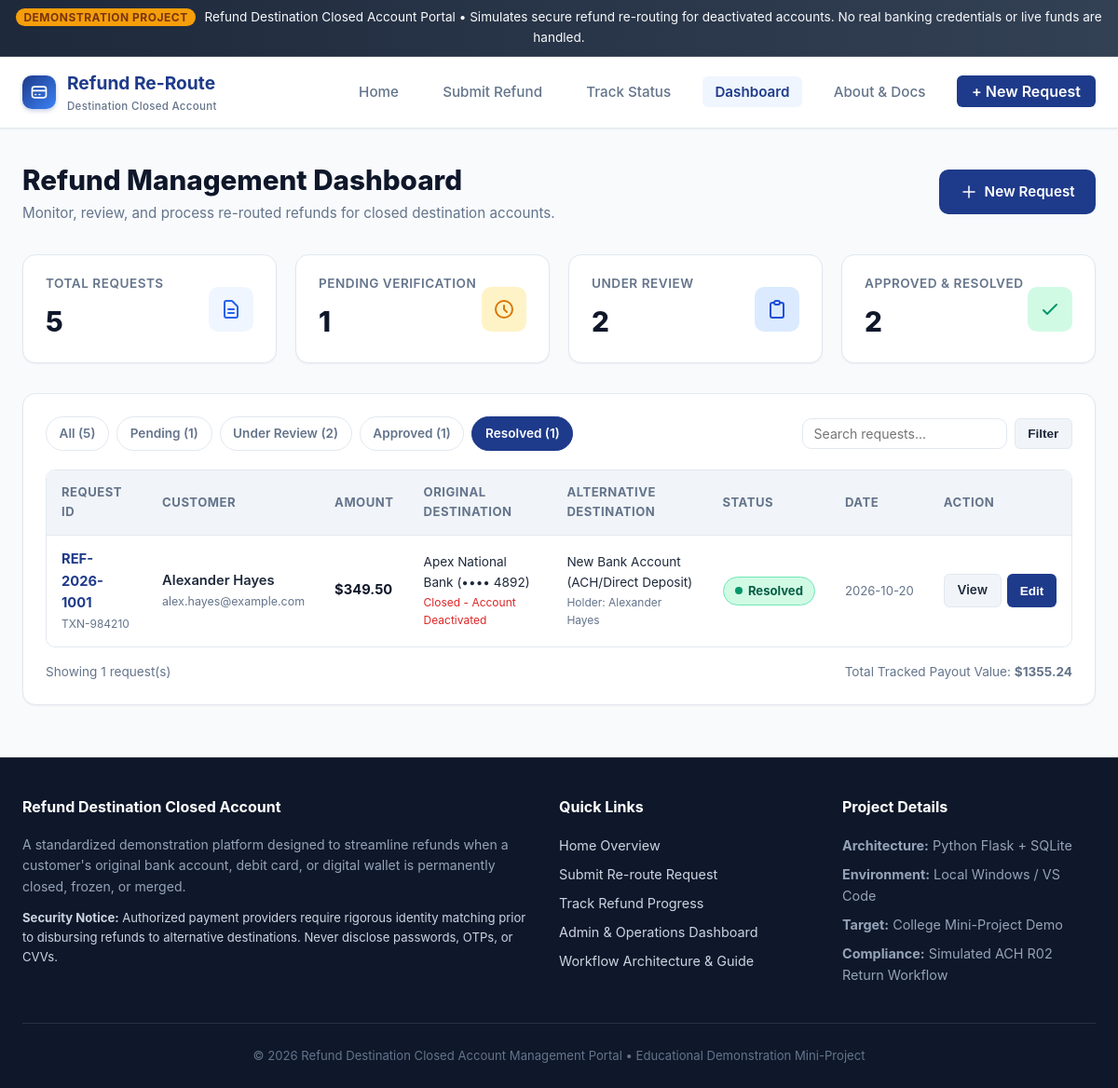
Screenshot of /dashboard?status=Resolved&search= with the database file from the repository.
### tables this page shows
CREATE TABLE refund_requests (
            id INTEGER PRIMARY KEY AUTOINCREMENT,
            request_id TEXT UNIQUE NOT NULL,
            customer_name TEXT NOT NULL,
            email TEXT NOT NULL,
            phone TEXT,
            transaction_id TEXT NOT NULL,
            refund_amount REAL NOT NULL,
            currency TEXT NOT NULL DEFAULT '$',
            original_method TEXT NOT NULL,
            original_bank_name TEXT NOT NULL,
            original_account_last4 TEXT NOT NULL,
            account_status TEXT NOT NULL,
            closed_account_notes TEXT,
            alt_method TEXT NOT NULL,
            alt_holder_name TEXT NOT NULL,
            alt_details TEXT NOT NULL,
            alt_bank_or_provider TEXT,
            status TEXT NOT NULL DEFAULT 'Pending',
            admin_notes TEXT,
            created_at TEXT NOT NULL,
            updated_at TEXT NOT NULL
        );

### app.py (the view)
@app.route("/dashboard")
def dashboard():
    status_filter = request.args.get("status", "all").strip()
    search_query = request.args.get("search", "").strip()
    stats = database.get_dashboard_stats()
    requests_list = database.get_all_refunds(status_filter=status_filter, search_query=search_query)
    return render_template(
        "dashboard.html",
        stats=stats,
        requests=requests_list,
        current_status=status_filter,
        search_query=search_query
    )

### database.py (called while the page is built)
def get_db_path():
    base_dir = os.path.dirname(os.path.abspath(__file__))
    return os.path.join(base_dir, DATABASE_NAME)

def get_db_connection():
    conn = sqlite3.connect(get_db_path())
    conn.row_factory = sqlite3.Row
    return conn

def get_all_refunds(status_filter=None, search_query=None):
    conn = get_db_connection()
    cursor = conn.cursor()
    query = "SELECT * FROM refund_requests WHERE 1=1"
    params = []
    if status_filter and status_filter.lower() != "all":
        query += " AND status = ?"
        params.append(status_filter)
    if search_query:
        search = f"%{search_query.strip()}%"
        query += " AND (request_id LIKE ? OR customer_name LIKE ? OR transaction_id LIKE ? OR email LIKE ?)"
        params.extend([search, search, search, search])
    query += " ORDER BY id DESC"
    cursor.execute(query, params)
    rows = cursor.fetchall()
    conn.close()
    return rows

def get_dashboard_stats():
    conn = get_db_connection()
    cursor = conn.cursor()
    cursor.execute("""
        SELECT
            COUNT(*) AS total_count,
            SUM(CASE WHEN status = 'Pending' THEN 1 ELSE 0 END) AS pending_count,
            SUM(CASE WHEN status = 'Under Review' THEN 1 ELSE 0 END) AS review_count,
            SUM(CASE WHEN status = 'Approved' THEN 1 ELSE 0 END) AS approved_count,
            SUM(CASE WHEN status = 'Resolved' THEN 1 ELSE 0 END) AS resolved_count,
            COALESCE(SUM(refund_amount), 0) AS total_amount,
            COALESCE(SUM(CASE WHEN status = 'Resolved' THEN refund_amount ELSE 0 END), 0) AS resolved_amount
        FROM refund_requests
    """)
    stats = dict(cursor.fetchone())
    conn.close()
    return stats

### templates/dashboard.html (shortened to what this page needs)
{% extends "base.html" %}
{% block content %}
<div>
  <div style="display: flex; flex-wrap: wrap; justify-content: space-between; align-items: center; gap: 1rem; margin-bottom: 2rem;">
    <div>
      <h1 style="font-size: 1.85rem; font-weight: 800; color: var(--secondary);">
        Refund Management Dashboard
      </h1>
      <p style="color: var(--text-muted); font-size: 0.95rem;">
        Monitor, review, and process re-routed refunds for closed destination accounts.
      </p>
    </div>
    <div>
      <a href="{{ url_for('submit_refund') }}" class="btn btn-primary">
        <svg width="18" height="18" fill="none" stroke="currentColor" viewBox="0 0 24 24">
          <path stroke-linecap="round" stroke-linejoin="round" stroke-width="2" d="M12 4v16m8-8H4" />
        </svg>
        New Request
      </a>
    </div>
  </div>
  <div class="grid-4" style="margin-bottom: 2rem;">
    <div class="stat-card">
      <div class="stat-info">
        <div class="stat-label">Total Requests</div>
        <div class="stat-value">{{ stats.total_count }}</div>
      </div>
      <div class="stat-icon total">
        <svg width="24" height="24" fill="none" stroke="currentColor" viewBox="0 0 24 24">
          <path stroke-linecap="round" stroke-linejoin="round" stroke-width="2" d="M9 12h6m-6 4h6m2 5H7a2 2 0 01-2-2V5a2 2 0 012-2h5.586a1 1 0 01.707.293l5.414 5.414a1 1 0 01.293.707V19a2 2 0 01-2 2z" />
        </svg>
      </div>
    </div>
    <div class="stat-card">
      <div class="stat-info">
        <div class="stat-label">Pending Verification</div>
        <div class="stat-value">{{ stats.pending_count }}</div>
      </div>
      <div class="stat-icon pending">
        <svg width="24" height="24" fill="none" stroke="currentColor" viewBox="0 0 24 24">
          <path stroke-linecap="round" stroke-linejoin="round" stroke-width="2" d="M12 8v4l3 3m6-3a9 9 0 11-18 0 9 9 0 0118 0z" />
        </svg>
      </div>
    </div>
    <div class="stat-card">
      <div class="stat-info">
        <div class="stat-label">Under Review</div>
        <div class="stat-value">{{ stats.review_count }}</div>
      </div>
      <div class="stat-icon review">
        <svg width="24" height="24" fill="none" stroke="currentColor" viewBox="0 0 24 24">
          <path stroke-linecap="round" stroke-linejoin="round" stroke-width="2" d="M9 5H7a2 2 0 00-2 2v12a2 2 0 002 2h10a2 2 0 002-2V7a2 2 0 00-2-2h-2M9 5a2 2 0 002 2h2a2 2 0 002-2M9 5a2 2 0 012-2h2a2 2 0 012 2" />
        </svg>
      </div>
    </div>
    <div class="stat-card">
      <div class="stat-info">
        <div class="stat-label">Approved &amp; Resolved</div>
        <div class="stat-value">{{ stats.approved_count + stats.resolved_count }}</div>
      </div>
      <div class="stat-icon resolved">
        <svg width="24" height="24" fill="none" stroke="currentColor" viewBox="0 0 24 24">
          <path stroke-linecap="round" stroke-linejoin="round" stroke-width="2" d="M5 13l4 4L19 7" />
        </svg>
      </div>
    </div>
  </div>
  <div class="card">
    <div class="filter-bar">
      <div class="filter-pills">
        <a href="{{ url_for('dashboard', status='all', search=search_query) }}"
           class="filter-pill {% if current_status == 'all' or not current_status %}active{% endif %}">
          All ({{ stats.total_count }})
        </a>
        <a href="{{ url_for('dashboard', status='Pending', search=search_query) }}"
           class="filter-pill {% if current_status == 'Pending' %}active{% endif %}">
          Pending ({{ stats.pending_count }})
        </a>
        <a href="{{ url_for('dashboard', status='Under Review', search=search_query) }}"
           class="filter-pill {% if current_status == 'Under Review' %}active{% endif %}">
          Under Review ({{ stats.review_count }})
        </a>
        <a href="{{ url_for('dashboard', status='Approved', search=search_query) }}"
           class="filter-pill {% if current_status == 'Approved' %}active{% endif %}">
          Approved ({{ stats.approved_count }})
        </a>
        <a href="{{ url_for('dashboard', status='Resolved', search=search_query) }}"
           class="filter-pill {% if current_status == 'Resolved' %}active{% endif %}">
          Resolved ({{ stats.resolved_count }})
        </a>
      </div>
      <form method="GET" action="{{ url_for('dashboard') }}" style="display: flex; gap: 0.5rem;">
        <input type="text" name="search" class="form-control" style="width: 220px; padding: 0.45rem 0.75rem; font-size: 0.88rem;"
               placeholder="Search requests..." value="{{ search_query }}">
        <button type="submit" class="btn btn-secondary btn-sm">Filter</button>
      </form>
    </div>
    <div class="table-responsive">
      <table class="data-table">
        <thead>
          <tr>
            <th>Request ID</th>
            <th>Customer</th>
            <th>Amount</th>
            <th>Original Destination</th>
            <th>Alternative Destination</th>
            <th>Status</th>
            <th>Date</th>
            <th>Action</th>
          </tr>
        </thead>
        <tbody>
          {% if requests %}
            {% for req in requests %}
              {% set status_class = 'pending' %}
              {% if req.status == 'Under Review' %}
                {% set status_class = 'under-review' %}
              {% elif req.status == 'Approved' %}
                {% set status_class = 'approved' %}
              {% elif req.status == 'Resolved' %}
                {% set status_class = 'resolved' %}
              {% endif %}
              <tr>
                <td>
                  <a href="{{ url_for('view_status', request_id=req.request_id) }}" style="font-weight: 700;">
                    {{ req.request_id }}
                  </a>
                  <div style="font-size: 0.75rem; color: var(--text-muted);">{{ req.transaction_id }}</div>
                </td>
                <td>
                  <div style="font-weight: 600;">{{ req.customer_name }}</div>
                  <div style="font-size: 0.78rem; color: var(--text-muted);">{{ req.email }}</div>
                </td>
                <td style="font-weight: 700; color: var(--secondary);">
                  {{ req.currency }}{{ "%.2f"|format(req.refund_amount) }}
                </td>
                <td>
                  <div style="font-size: 0.85rem;">{{ req.original_bank_name }} (&bull;&bull;&bull;&bull; {{ req.original_account_last4 }})</div>
                  <div style="font-size: 0.75rem; color: #dc2626;">{{ req.account_status }}</div>
                </td>
                <td>
                  <div style="font-size: 0.85rem;">{{ req.alt_method }}</div>
                  <div style="font-size: 0.75rem; color: var(--text-muted);">Holder: {{ req.alt_holder_name }}</div>
                </td>
                <td>
                  <span class="badge-status badge-{{ status_class }}">
                    <span class="dot-indicator"></span>
                    {{ req.status }}
                  </span>
                </td>
                <td style="font-size: 0.82rem; color: var(--text-muted); white-space: nowrap;">
                  {{ req.created_at[:10] }}
                </td>
                <td>
                  <div style="display: flex; gap: 0.4rem;">
                    <a href="{{ url_for('view_status', request_id=req.request_id) }}" class="btn btn-secondary btn-sm" title="View details">
                      View
                    </a>
                    <button type="button" class="btn btn-primary btn-sm"
                            onclick="openStatusModal('{{ req.request_id }}', '{{ req.status }}', `{{ req.admin_notes | replace('`', '') }}`)"
                            title="Update Status">
                      Edit
                    </button>
                  </div>
                </td>
              </tr>
            {% endfor %}
          {% else %}
            <tr>
              <td colspan="8" style="text-align: center; padding: 2.5rem; color: var(--text-muted);">
                No refund requests found matching the selected filter.
              </td>
            </tr>
          {% endif %}
        </tbody>
      </table>
    </div>
    <div style="padding-top: 1rem; font-size: 0.85rem; color: var(--text-muted); display: flex; justify-content: space-between; align-items: center;">
      <span>Showing {{ requests|length }} request(s)</span>
      <span>Total Tracked Payout Value: <strong>${{ "%.2f"|format(stats.total_amount) }}</strong></span>
    </div>
  </div>
</div>
{% endblock %}

### rows the page displays
refund_requests: request_id "REF-2026-1001", transaction_id "TXN-984210", customer_name "Alexander Hayes", email "alex.hayes@example.com", currency "$", refund_amount "349.50", original_bank_name "Apex National Bank", original_account_last4 "4892", account_status "Closed - Account Deactivated", alt_method "New Bank Account (ACH/Direct Deposit)", alt_holder_name "Alexander Hayes", status "Resolved", created_at "2026-10-20"

### other values shown
{{ stats.total_count }} "5"
{{ stats.pending_count }} "1"
{{ stats.review_count }} "2"
{{ stats.approved_count + stats.resolved_count }} "2"
{{ stats.approved_count }} "1"
{{ stats.resolved_count }} "1"
{{ requests|length }} "1"
{{ "%.2f"|format(stats.total_amount) }} "1355.24"
